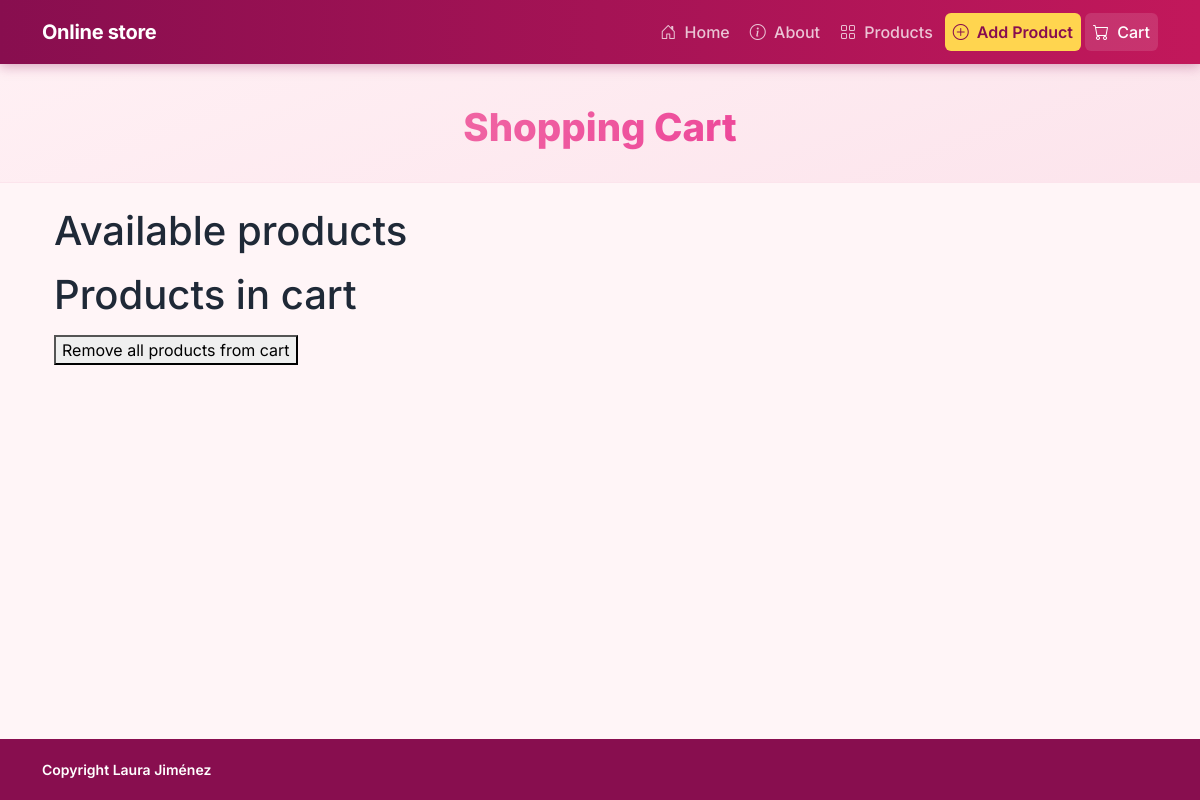
/cart/, run on an earlier commit of the app's database.
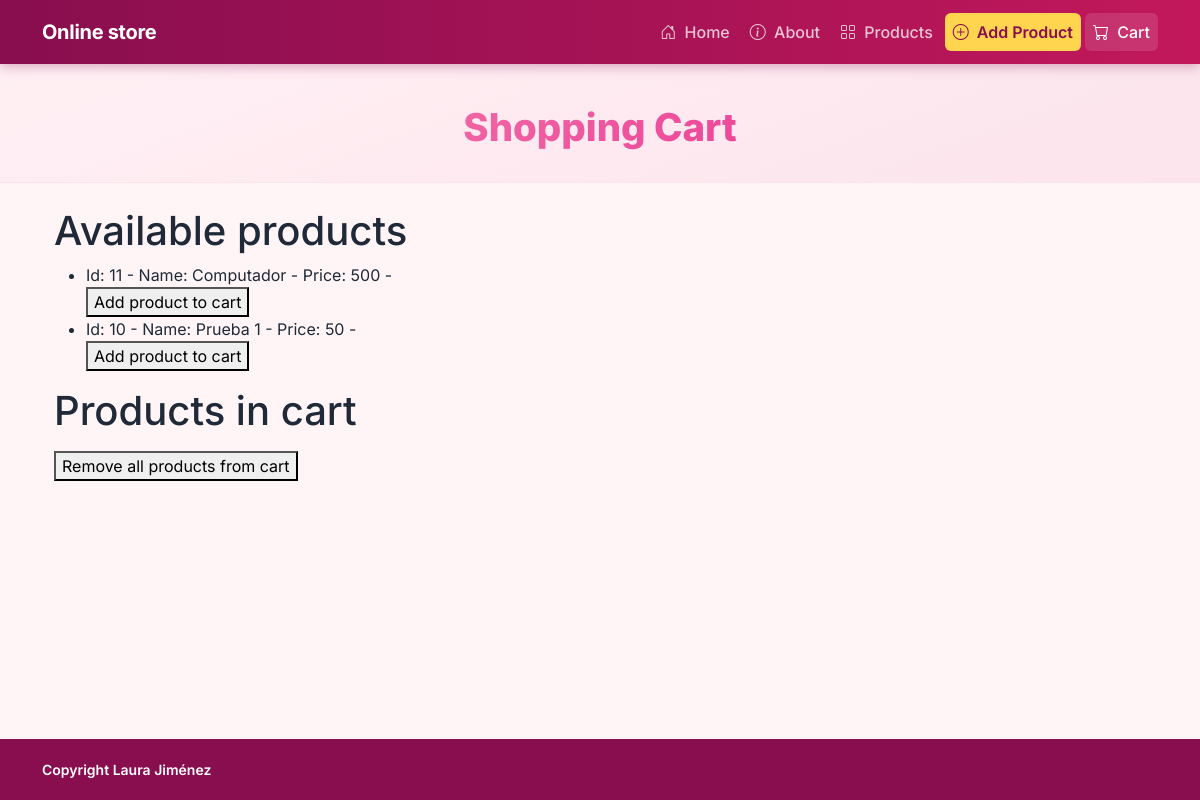
And on a later commit of the database.
### products/models.py (models this page shows, shortened)
class Product(models.Model):
    name = models.CharField(
        max_length=200,
        verbose_name='Nombre del producto',
    )
    price = models.IntegerField(
        verbose_name='Precio (USD)',
    )
    description = models.TextField(
        verbose_name='Descripción',
        blank=True,
        null=True,
    )
    created_at = models.DateTimeField(
        auto_now_add=True,
        verbose_name='Creado el',
    )
    updated_at = models.DateTimeField(
        auto_now=True,
        verbose_name='Actualizado el',
    )
    class Meta:
        ordering = ['-created_at']
        verbose_name = 'Producto'
        verbose_name_plural = 'Productos'

### pages/views.py (the view, shortened to what this page needs)
# urls.py: path('cart/', CartView.as_view(), name='cart_index'),
class CartView(View):
    template_name = 'cart/index.html'
    def get(self, request):
        db_products = Product.objects.all()
        products = {str(p.id): p for p in db_products}
        cart_products = {}
        cart_product_data = request.session.get('cart_product_data', {})
        for key, product in products.items():
            if str(key) in cart_product_data.keys():
                cart_products[key] = product
        view_data = {
            'title': 'Cart - Online Store',
            'subtitle': 'Shopping Cart',
            'products': products,
            'cart_products': cart_products
        }
        return render(request, self.template_name, view_data)

### pages/templates/cart/index.html (shortened to what this page needs)
{% extends 'base.html' %}
{% block header_title %} {{subtitle}} {% endblock %}
{% block content %}
<div class="container">
    <div class="row justify-content-center">
        <div class="col-md-12">
            <h1>Available products</h1>
            <ul>
                {% for key, product in products.items %}
                <li>
                    Id: {{ key }} -
                    Name: {{ product.name }} -
                    Price: {{ product.price }} -
                    <form method="post" action="{% url 'pages:cart_add' key %}">
                        <button type="submit">Add product to cart</button>
                    </form>
                </li>
                {% endfor %}
            </ul>
        </div>
    </div>
    <div class="row justify-content-center">
        <div class="col-md-12">
            <h1>Products in cart</h1>
            <form method="post" action="{% url 'pages:cart_removeAll' %}">
                <button type="submit">Remove all products from cart</button>
            </form>
        </div>
    </div>
</div>
{% endblock %}

What changed in the data, as far as the page shows it:
added Product: id "11", name "Computador", price "500"
added Product: id "10", name "Prueba 1", price "50"
